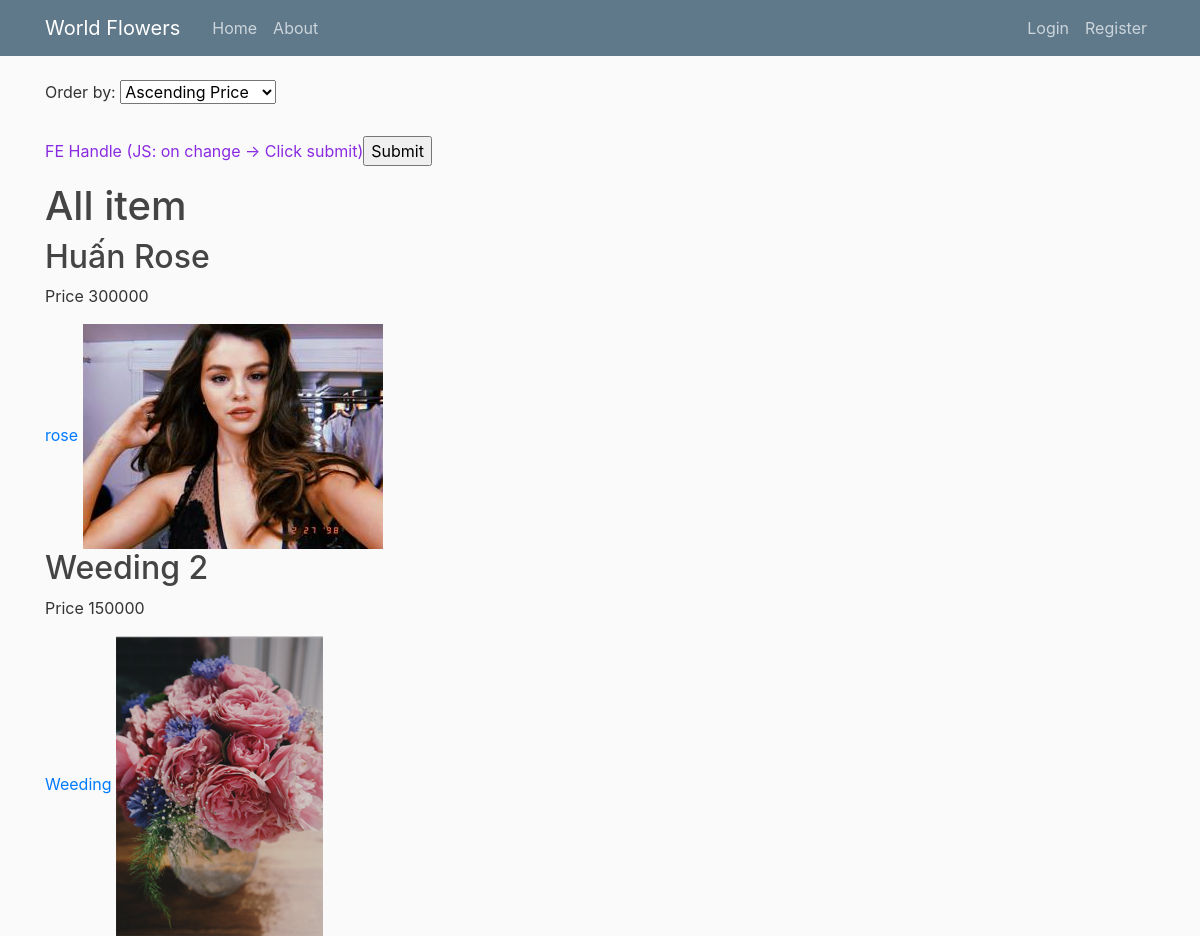
Before: /products/ with the older database file.
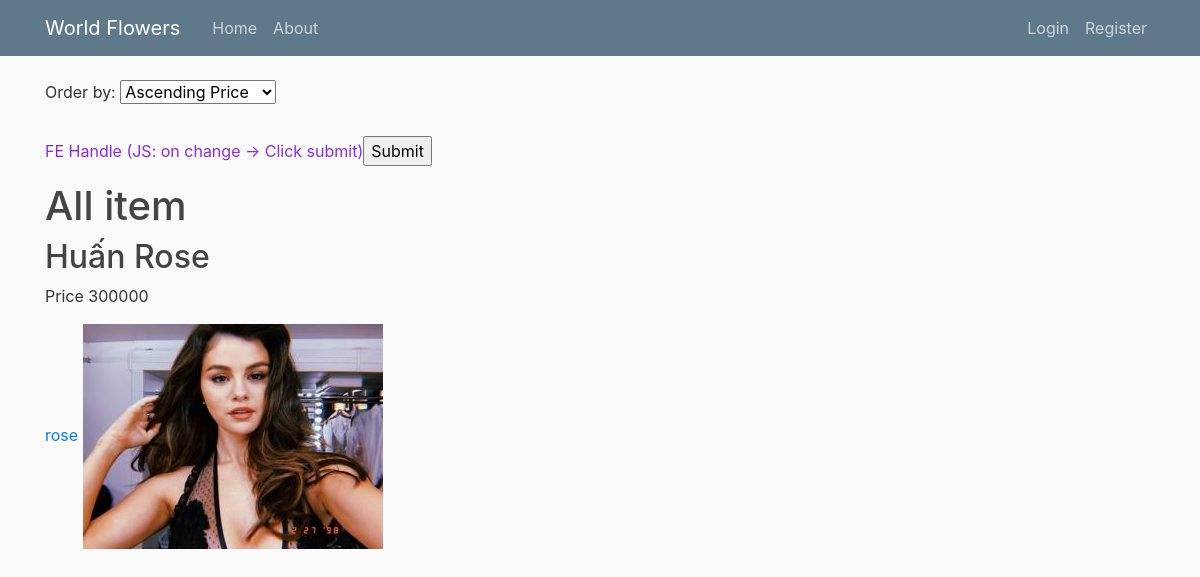
After: the same page with the newer database file.
### products/models.py (models this page shows, shortened)
class Item(models.Model):
    category = models.CharField(max_length=30)
    title = models.CharField(max_length=30)
    description = models.TextField(default='')
    price = models.PositiveIntegerField()
    number_item_left = models.PositiveIntegerField(default=1)
    tag = models.CharField(max_length=50) # This field must be divided by comma (,) between each tag
    weight = models.DecimalField(max_digits=5, decimal_places=2, default=1.0)
    dimension = models.CharField(max_length=20, default='? x ? x ? cm')

class ItemImage(models.Model):
    item = models.ForeignKey(Item, on_delete = models.CASCADE, related_name='image')
    image = models.ImageField(default='default_product.png', upload_to='product_pics')

### products/views.py (the view)
# urls.py: path('', ItemsListView.as_view(), name = 'products-all'),
class ItemsListView(ListView):
    model = Item
    template_name= 'products/all_items.html'
    context_object_name = 'items'
    paginate_by = 12
    def get_queryset(self): # Get the list of items for this view.
        kw_order_by = self.request.GET.get('order_by')
        if kw_order_by:
            if kw_order_by == 'asc-price':
                return Item.objects.filter(number_item_left__gt=0).order_by('price')
            if kw_order_by == 'desc-price':
                return Item.objects.filter(number_item_left__gt=0).order_by('-price')
            if kw_order_by == 'by-name':
                return Item.objects.filter(number_item_left__gt=0).order_by('title')
            if kw_order_by == 'best-seller':
                print('This feature is being completed.')
                return Item.objects.filter(number_item_left__gt=0)
        else:
            return Item.objects.filter(number_item_left__gt=0)

### products/templates/products/all_items.html (shortened to what this page needs)
{% extends 'users/base.html' %}
{% block content %}
<form action="">
    <label for="item">Order by:</label>
    <select name="order_by" id="item">
        <option value="asc-price">Ascending Price</option>
    </select>
    <br><br>
    <p style="color: blueviolet;">FE Handle (JS: on change -> Click submit)<input  type="submit" value="Submit"></p>
</form>
<h1>All item</h1>
{% for item in items %}
<h2>{{ item.title }}</h2>
<p>Price {{ item.price }}</p>
<a href="{% url 'products-category' item.category %}">{{ item.category }}</a>
<img src="{{ item.image.first.image.url }}" alt="Flower avatar">
<br>
{% endfor %}
{% endblock %}

Changed rows visible on the page:
no longer on this page (row edited): Item: title "Weeding 2", price "150000", category "Weeding", image.first.image (picture)
